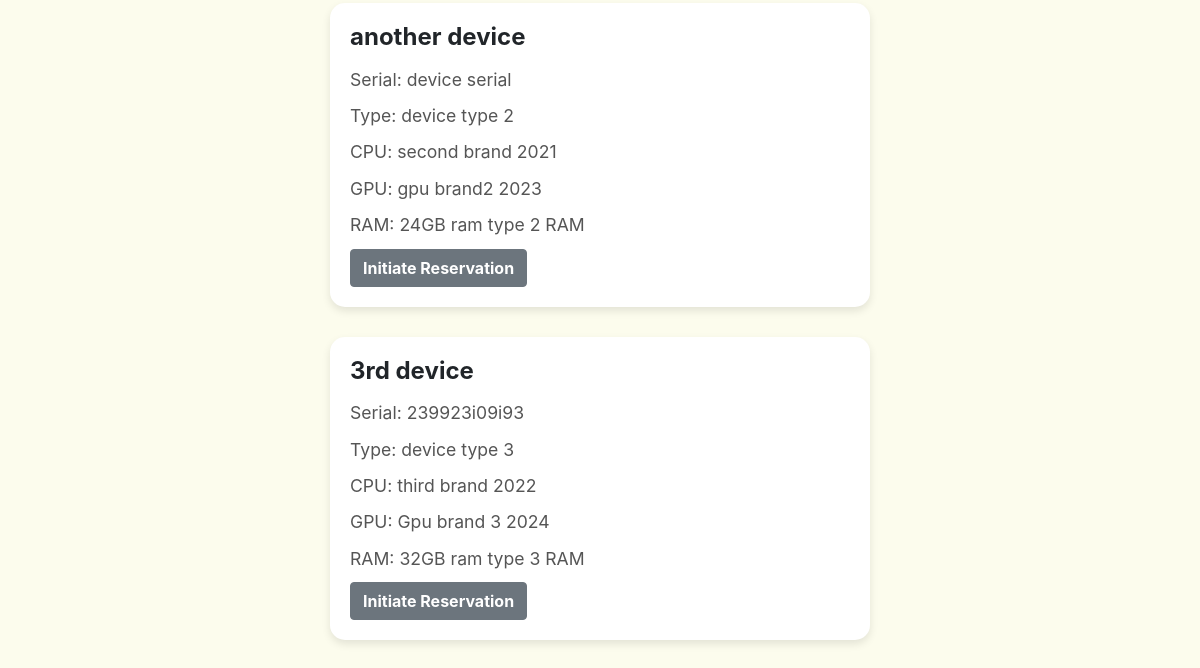
Before: / (signed in, lower part) with the older database file.
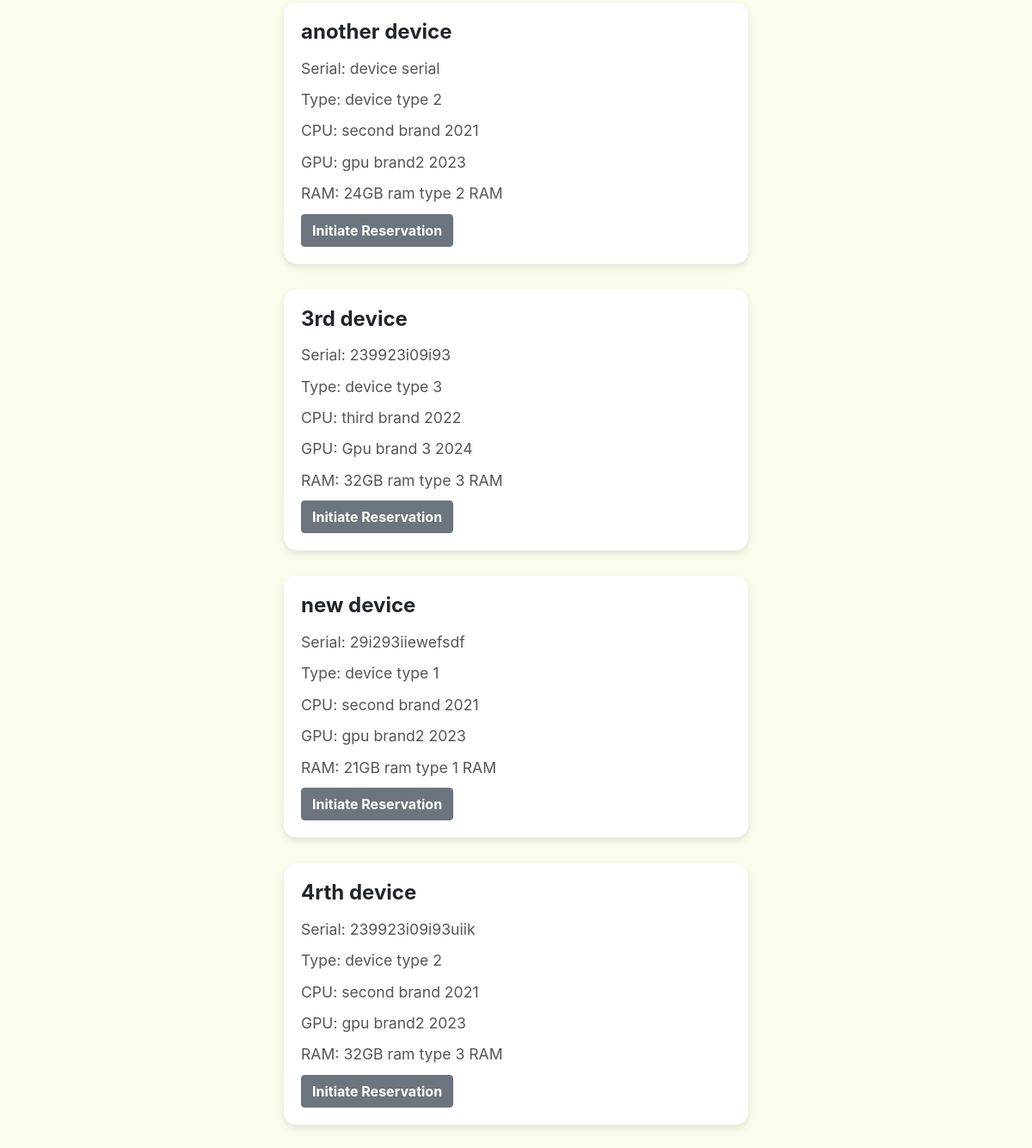
After: the same page with the newer database file.
### app1/models.py (models this page shows, shortened)
class Equipment(models.Model):
    EquipmentID = models.AutoField(primary_key=True)
    DeviceName = models.CharField(max_length=100)
    DeviceTypeID = models.ForeignKey(DeviceType, on_delete=models.CASCADE)
    DeviceSerial = models.CharField(max_length=50)
    IsOnsiteOnly = models.BooleanField(default=False)
    CPUID = models.ForeignKey(CPU, on_delete=models.CASCADE)
    GPUID = models.ForeignKey(GPU, on_delete=models.CASCADE)
    RAMID = models.ForeignKey(RAM, on_delete=models.CASCADE)
    Availability = models.BooleanField(default=True)

class DeviceType(models.Model):
    DeviceTypeID = models.AutoField(primary_key=True)
    TypeName = models.CharField(max_length=100, unique=True)
    def __str__(self):
        return self.TypeName

class CPU(models.Model):
    Brand = models.CharField(max_length=100)
    Model = models.CharField(max_length=100)
    ClockSpeed = models.FloatField()
    Cores = models.IntegerField()

class GPU(models.Model):
    Brand = models.CharField(max_length=100)
    Model = models.CharField(max_length=100)
    VRAM = models.IntegerField()

class RAM(models.Model):
    Capacity = models.IntegerField()
    Type = models.CharField(max_length=100)
    Speed = models.IntegerField()

### app1/views.py (the view)
# urls.py: path('', views.home, name='home'),
@login_required(login_url='login')
def home(request):
    user = request.user
    all_equipment = Equipment.objects.all()
    bookings = None
    query = request.GET.get('q')
    if query:
        all_equipment = all_equipment.filter(DeviceName__icontains=query)
    sort_by = request.GET.get('sort_by')
    if sort_by == 'name_az':
        all_equipment = all_equipment.order_by('DeviceName')
    elif sort_by == 'type':
        all_equipment = all_equipment.order_by('DeviceTypeID')  # Replace 'name' with the actual field name of equipment type
    elif sort_by == 'Availability':
        all_equipment = all_equipment.order_by('Availability')  # Replace 'return_date' with the actual field name of return date
    elif sort_by == 'return_date':
        bookings = Booking.objects.filter(user = user)
        bookings = bookings.order_by('return_date')  # Replace 'return_date' with the actual field name of return date
    return render(request, 'home.html', {'all_equipment': all_equipment, 'bookings':bookings ,'user':user})

### templates/home.html (shortened to what this page needs)
<!DOCTYPE html>
<html lang="en">
<head>
    <link href="https://stackpath.bootstrapcdn.com/bootstrap/4.5.2/css/bootstrap.min.css" rel="stylesheet">
</head>
<body>
    <div class="container">
        {% if bookings %}
        {% for booking in bookings %}
        <div class="row">
            <div class="col-md-6 mx-auto">
                <div class="card">
                    <div class="card-body">
                        <h5 class="card-title">{{ booking.equipment.DeviceName }}</h5>
                        <p class="card-text">Serial: {{ booking.equipment.DeviceSerial }}</p>
                        <p class="card-text">Type: {{ booking.equipment.DeviceTypeID }}</p>
                        <p class="card-text">CPU: {{ booking.equipment.CPUID.Brand }} {{ booking.equipment.CPUID.Model }}</p>
                        <p class="card-text">GPU: {{ booking.equipment.GPUID.Brand }} {{ booking.equipment.GPUID.Model }}</p>
                        <p class="card-text">RAM: {{ booking.equipment.RAMID.Capacity }}GB {{ booking.equipment.RAMID.Type }} RAM</p>
                        <p class="card-text">Return Date: {{ booking.return_date }}</p>
                    </div>
                </div>
            </div>
        </div>
        {% endfor %}
        {% else %}
        {% for equipment in all_equipment %}
        <div class="row">
            <div class="col-md-6 mx-auto">
                <div class="card">
                    <div class="card-body">
                        <h5 class="card-title">{{ equipment.DeviceName }}</h5>
                        <p class="card-text">Serial: {{ equipment.DeviceSerial }}</p>
                        <p class="card-text">Type: {{ equipment.DeviceTypeID }}</p>
                        <p class="card-text">CPU: {{ equipment.CPUID.Brand }} {{ equipment.CPUID.Model }}</p>
                        <p class="card-text">GPU: {{ equipment.GPUID.Brand }} {{ equipment.GPUID.Model }}</p>
                        <p class="card-text">RAM: {{ equipment.RAMID.Capacity }}GB {{ equipment.RAMID.Type }} RAM</p>
                        <a href="{% url 'booking_page' equipment.pk %}" class="btn btn-primary">Initiate Reservation</a>
                    </div>
                </div>
            </div>
        </div>
        {% endfor %}
        {% endif %}
    </div>
</body>
</html>

Changed rows visible on the page:
added Equipment: DeviceName "new device", DeviceSerial "29i293iiewefsdf", DeviceTypeID "device type 1", CPUID.Brand "second brand", CPUID.Model "2021", GPUID.Brand "gpu brand2", GPUID.Model "2023", RAMID.Capacity "21", RAMID.Type "ram type 1"
added Equipment: DeviceName "4rth device", DeviceSerial "239923i09i93uiik", DeviceTypeID "device type 2", CPUID.Brand "second brand", CPUID.Model "2021", GPUID.Brand "gpu brand2", GPUID.Model "2023", RAMID.Capacity "32", RAMID.Type "ram type 3"
